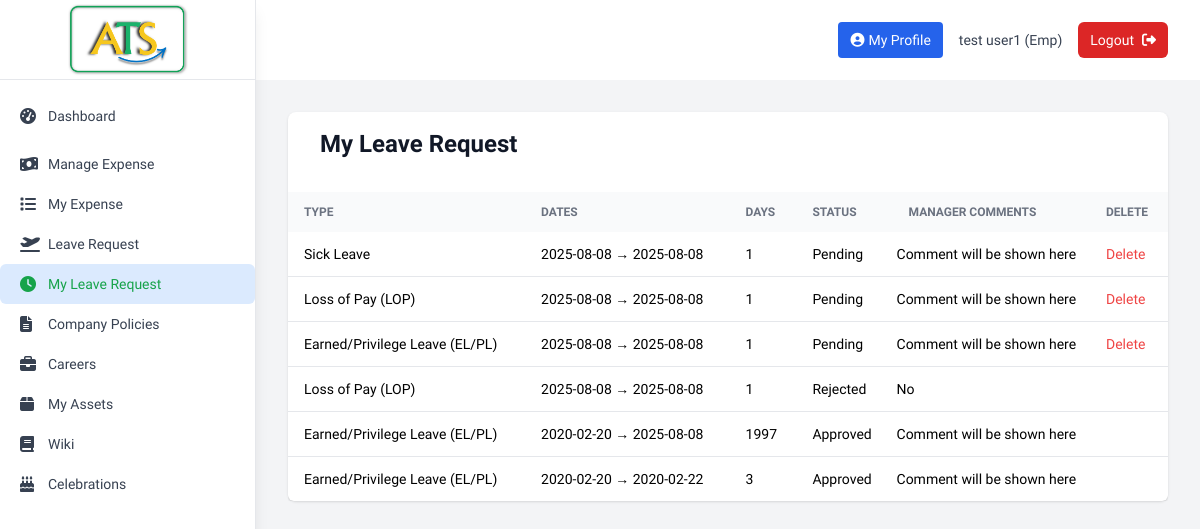
/employee/my_leave_requests (signed in), run on an earlier commit of the app's database.
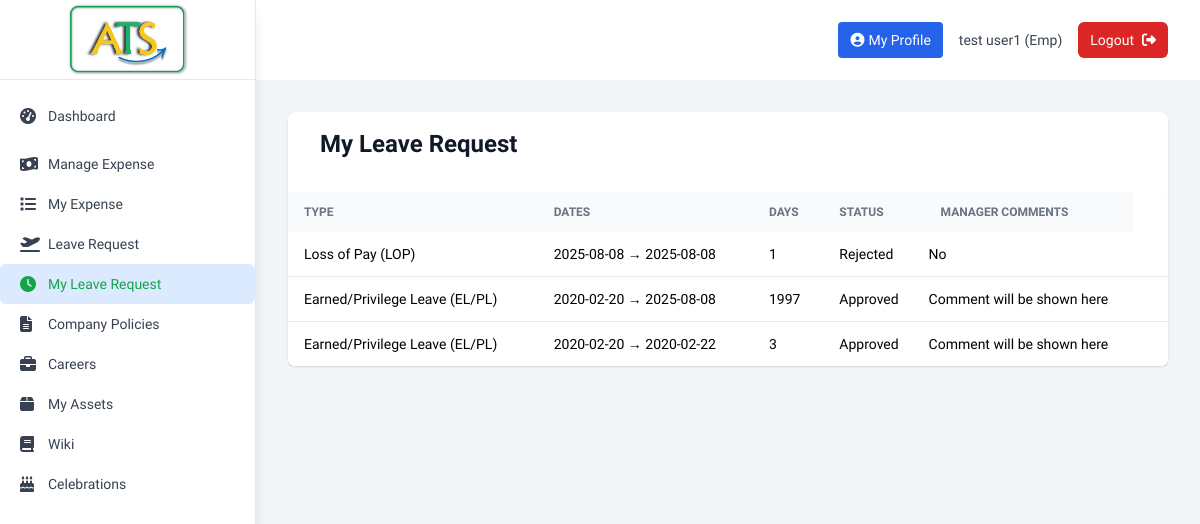
And on a later commit of the database.
### tables this page shows
CREATE TABLE tbl_leave_request (
                request_id      INTEGER PRIMARY KEY AUTOINCREMENT,
                leave_type_id   INTEGER NOT NULL,
                employee_id     INTEGER NOT NULL,
                start_date      DATE    NOT NULL,
                end_date        DATE    NOT NULL,
                leave_desc      TEXT    CHECK (LENGTH(leave_desc)<=500),
                manager_id      INTEGER,
                comments        TEXT    CHECK (LENGTH(comments)<=200),
                status          TEXT    DEFAULT 'pending',   -- pending/approved/rejected
                inserted_date   DATETIME DEFAULT CURRENT_TIMESTAMP,
                FOREIGN KEY (leave_type_id) REFERENCES tbl_leave_type(leave_type_id),
                FOREIGN KEY (employee_id)  REFERENCES tbl_employee(emp_id),
                FOREIGN KEY (manager_id)   REFERENCES tbl_employee(emp_id)
            );

CREATE TABLE "tbl_leave_type" (
	"leave_type_id"	INTEGER,
	"leave_type"	TEXT NOT NULL CHECK(LENGTH("leave_type") <= 50) UNIQUE COLLATE NOCASE,
	"inserted_date"	DATETIME DEFAULT CURRENT_TIMESTAMP,
	PRIMARY KEY("leave_type_id" AUTOINCREMENT)
);

### app.py (the view)
@app.route("/employee/my_leave_requests")
def employee_leave_requests():
    if "user_id" not in session or session["emp_type"] != "emp":
        return redirect(url_for("login"))
    my_requests = db.get_leave_requests("WHERE lr.employee_id=?", (session["user_id"],))
    return render_template("employee_leave_requests.html", my_requests=my_requests)

### app.py (called while the page is built)
@app.template_filter("todate")
def todate(value):
    if not value:
        return ""
    if isinstance(value, datetime):
        return value.date()
    s = str(value).strip()
    for fmt in ("%Y-%m-%d %H:%M:%S", "%Y-%m-%d"):
        try:
            return datetime.strptime(s, fmt).date()
        except ValueError:
            continue
    try:
        return datetime.strptime(s[:10], "%Y-%m-%d").date()
    except Exception:
        return s  # give up, return raw

### database.py (called while the page is built)
    def get_connection(self):
        return sqlite3.connect(self.db_name)

### templates/employee_leave_requests.html (shortened to what this page needs)
{% extends "base.html" %}
{% block content %}
<div class="bg-white shadow rounded-lg">
  <div class="mb-8">
    <h1 class="text-2xl font-bold text-gray-900 text-left pt-4 ml-8">
      My Leave Request
    </h1>
  </div>
  <div class="overflow-x-auto">
    <table class="min-w-full bg-white rounded-md shadow text-sm">
      <thead class="bg-gray-50 text-left uppercase text-xs font-medium text-gray-500">
        <tr>
          <th class="px-4 py-3">Type</th>
          <th class="px-4 py-3">Dates</th>
          <th class="px-4 py-3">Days</th>
          <th class="px-4 py-3">Status</th>
          <th class="px-4 py-3">Manager Comments</th>
          {% if my_requests and my_requests[0] and my_requests[0][6] == 'pending' %}
          <th class="px-4 py-3">Delete</th>
          {% endif %}
        </tr>
      </thead>
      <tbody class="divide-y">
        {% for r in my_requests %}
        {% set days = (r[4]|todate - r[3]|todate).days + 1 %}
        <tr>
          <td class="px-4 py-3">{{ r[1] }}</td>
          <td class="px-4 py-3">{{ r[3] }} → {{ r[4] }}</td>
          <td class="px-4 py-3">{{ days }}</td>
          <td class="px-4 py-3" style="text-transform: capitalize">
            {{ r[6] }}
          </td>
          <td class="px-1 py-3">{{ r[7] or 'Comment will be shown here' }}</td>
          <td class="px-4 py-3">
            {% if r[6] == 'pending' %}
            <button type="button"
                    onclick="showDeleteModal('{{ r[0] }}')"
                    class="btn text-red-500 btn-danger btn-sm">
              Delete
            </button>
            {% endif %}
          </td>
        </tr>
        {% else %}
        <tr>
          <td colspan="6" class="px-4 py-6 text-center text-gray-500">
            No leave requests found.
          </td>
        </tr>
        {% endfor %}
      </tbody>
    </table>
  </div>
</div>
{% endblock %}

What changed in the data, as far as the page shows it:
removed tbl_leave_request: leave_type "Sick Leave", start_date "2025-08-08", end_date "2025-08-08", days "1", status "Pending", r "Comment will be shown here"
removed tbl_leave_request: leave_type "Loss of Pay (LOP)", start_date "2025-08-08", end_date "2025-08-08", days "1", status "Pending", r "Comment will be shown here"
removed tbl_leave_request: leave_type "Earned/Privilege Leave (EL/PL)", start_date "2025-08-08", end_date "2025-08-08", days "1", status "Pending", r "Comment will be shown here"
Also different on the page:
text no longer shown: "DELETE"
